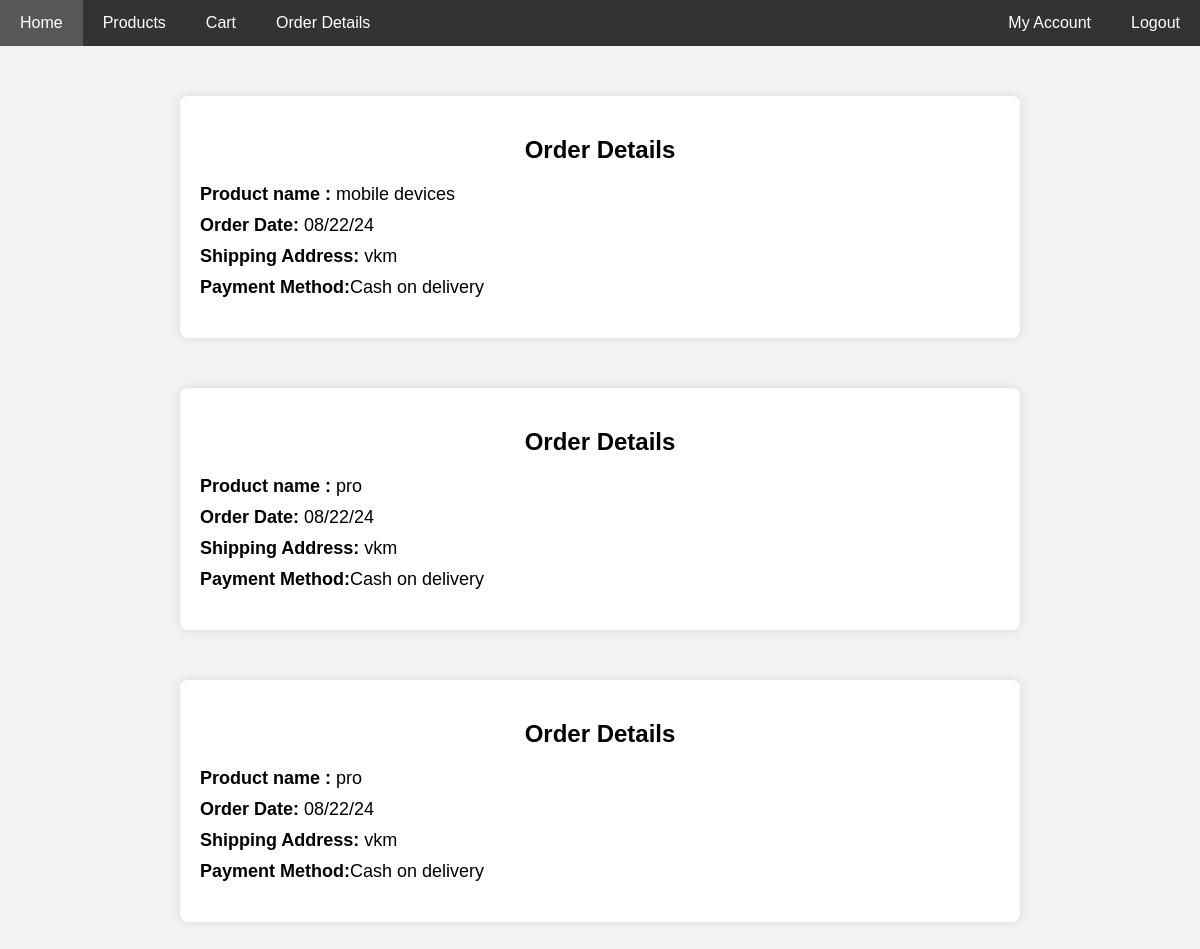
The app's page /order_details (signed in), older data.
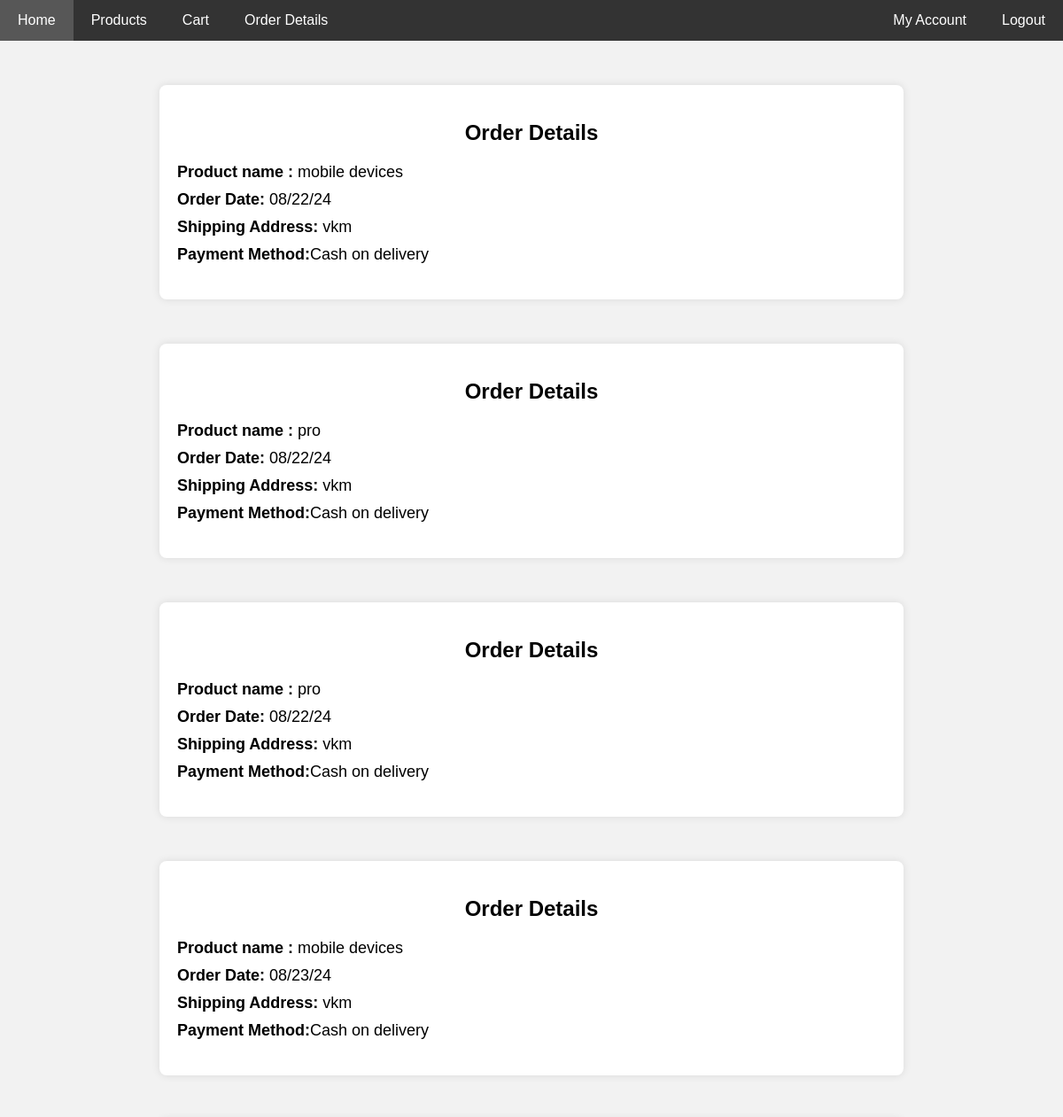
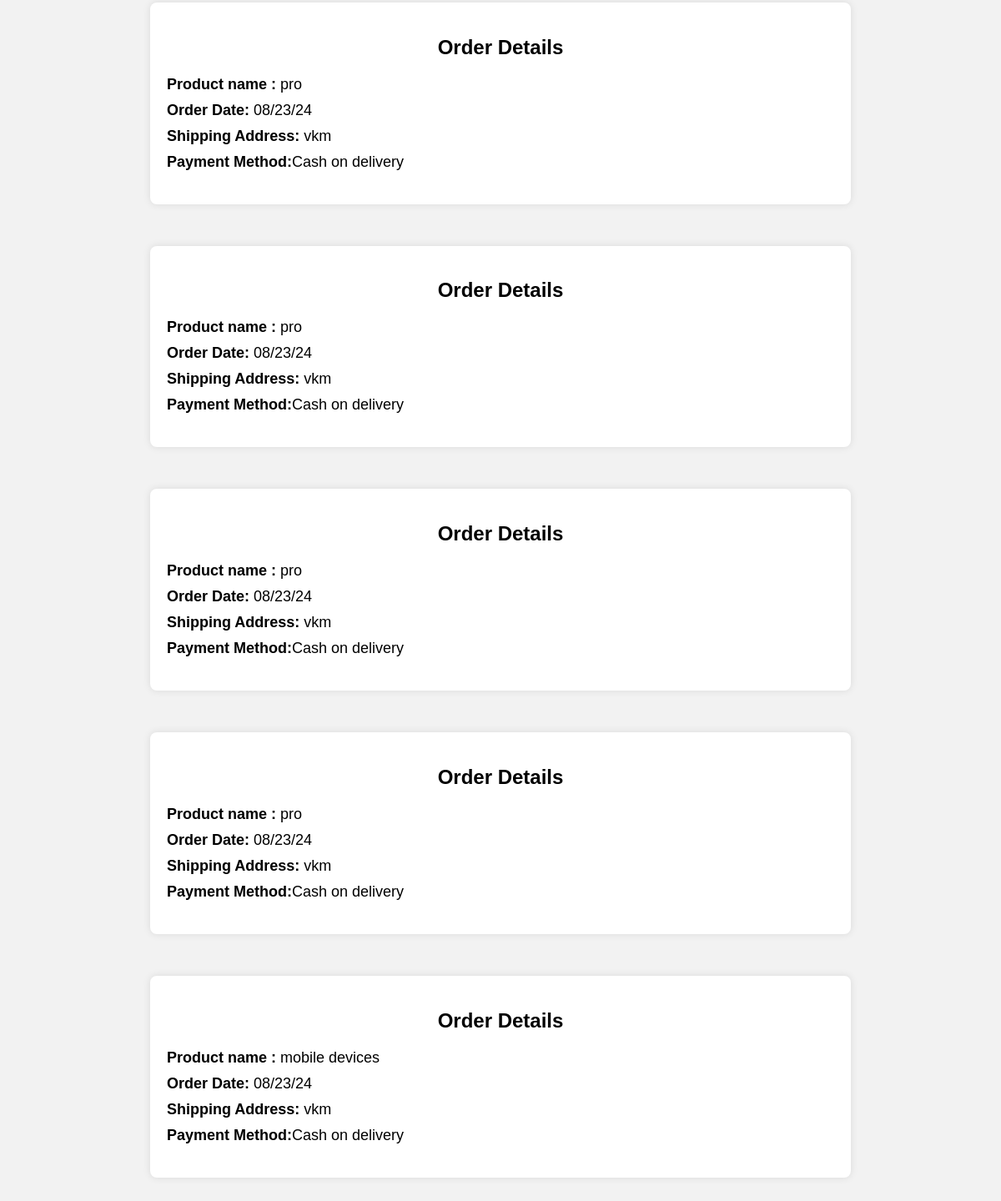
The same page, newer data (2 pictures, top to bottom).
### app/models.py (models this page shows, shortened)
class buy(models.Model):
    product = models.ForeignKey(Product,on_delete=models.CASCADE)
    user = models.ForeignKey(Register,on_delete=models.CASCADE)
    date_of_buying = models.TextField()
    payment_status = models.BooleanField(default=False)
    quantity = models.IntegerField()
    price = models.IntegerField()
    del_boy=models.BooleanField(default=False)

class Product(models.Model):
    name = models.TextField()
    discription = models.TextField()
    price = models.IntegerField()
    category = models.TextField()
    quantity = models.IntegerField()
    offerprice = models.IntegerField()
    image = models.FileField()

class Register(models.Model):
    Email = models.EmailField(unique=True)
    name = models.TextField()
    phonenumber = models.IntegerField()
    password = models.IntegerField()
    location= models.TextField()

### app/views.py (the view)
# urls.py: path('order_details',views.order_details),
def order_details(req):
    data=buy.objects.filter(user=get_usr(req))
    return render(req,'orderdetails.html',{'data':data})

### app/views.py (called while the page is built)
def get_usr(req):
    data=Register.objects.get(Email=req.session['user'])
    return data

### template/orderdetails.html (shortened to what this page needs)
<!DOCTYPE html>
<html lang="en">
<head>
</head>
<body>
    <div class="navbar">
        <a href="../userhome">Home</a>
        <a href="../viewproduct">Products</a>
        <a href="../cart">Cart</a>
        <a href="#order" class="active">Order Details</a>
        <div class="navbar-right">
            <a href="../profile">My Account</a>
            <a href="../logout">Logout</a>
        </div>
    </div>
    {% for i in data %}
    <div class="order-container">
        <h2>Order Details</h2>
        <div class="order-details">
            <p><strong>Product name :</strong> {{i.product.name}}</p>
            <p><strong>Order Date:</strong> {{i.date_of_buying}}</p>
            <p><strong>Shipping Address:</strong> {{i.user.location}}</p>
            <p><strong>Payment Method:</strong>Cash on delivery</p>
        </div>
    </div>
    {% endfor %}
</body>
</html>

### template/orderdetails.html (style rules this page uses)
body { font-family: Arial, sans-serif; margin: 0; padding: 0; background-color: #f2f2f2; }
.navbar { background-color: #333; overflow: hidden; }
.navbar a { float: left; display: block; color: white; text-align: center; padding: 14px 20px; text-decoration: none; }
.navbar-right { float: right; }
.order-container { max-width: 800px; margin: 50px auto; background-color: #fff; padding: 20px; border-radius: 8px; box-shadow: 0 0 10px rgba(0, 0, 0, 0.1); }
.order-container h2 { text-align: center; margin-bottom: 20px; }
.order-details { margin-bottom: 20px; }
.order-details p { font-size: 18px; margin: 10px 0; }

Row changes from the older to the newer data that the page shows:
added buy: product.name "mobile devices", date_of_buying "08/23/24", user.location "vkm"
added buy: product.name "pro", date_of_buying "08/23/24", user.location "vkm"
added buy: product.name "pro", date_of_buying "08/23/24", user.location "vkm"
added buy: product.name "pro", date_of_buying "08/23/24", user.location "vkm"
added buy: product.name "pro", date_of_buying "08/23/24", user.location "vkm"
added buy: product.name "mobile devices", date_of_buying "08/23/24", user.location "vkm"
